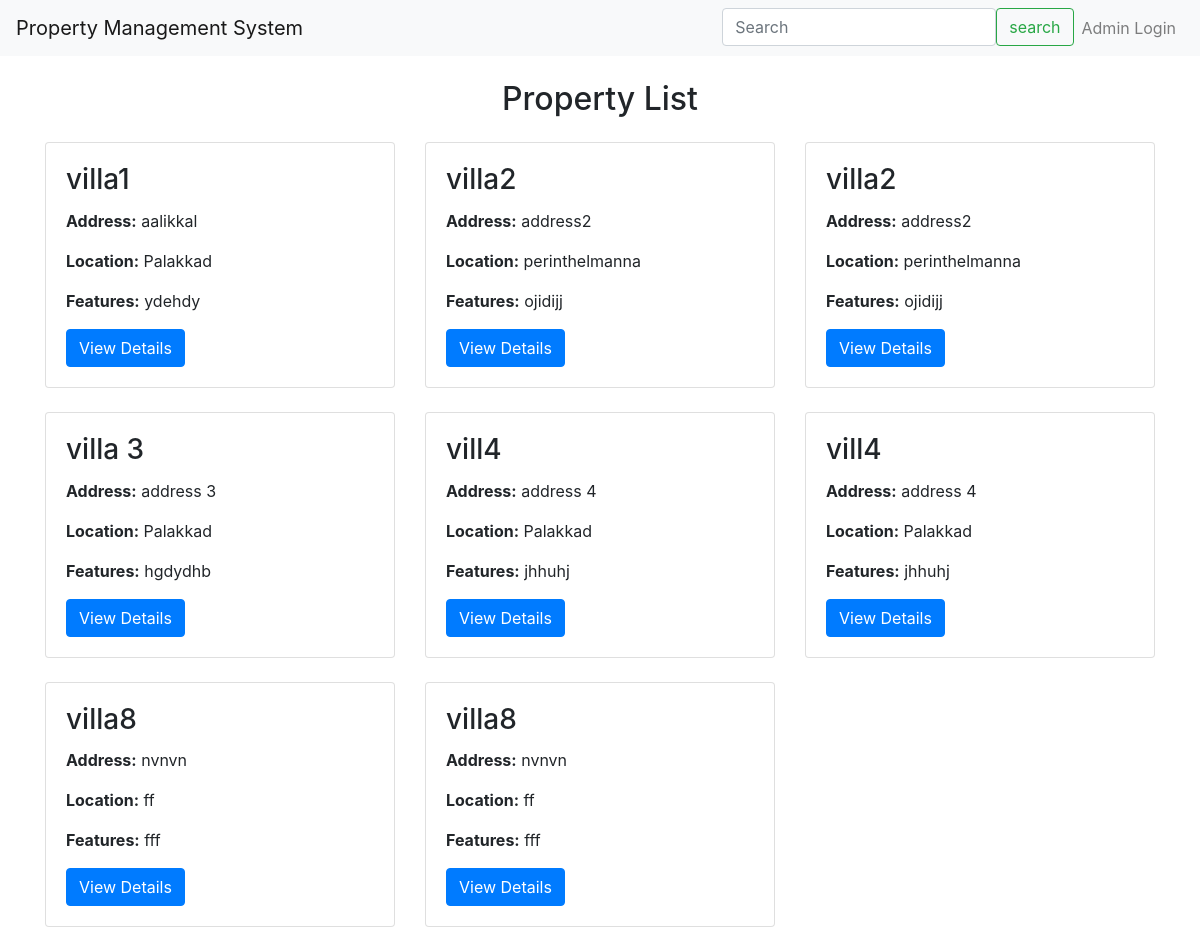
The page / on the database its author committed.
### property_management/models.py (models this page shows, shortened)
class Property(models.Model):
    name = models.CharField(max_length=100)
    address = models.TextField()
    location = models.CharField(max_length=100)
    features = models.TextField()

### property_management/views.py (the view)
# urls.py: path('', property_list, name='property_list'),
def property_list(request):
    properties = Property.objects.all()
    return render(request, 'property_list.html', {'properties': properties})

### templates/property_list.html (shortened to what this page needs)
{% extends 'base.html' %}
{% block content %}
<h2 class="mt-4 mb-4"><center>Property List</center></h2>
  <div class="container">
    <div class="row">
      {% for property in properties %}
        <div class="col-md-4">
          <div class="card mb-4">
            <div class="card-body">
              <h3 class="card-title">{{ property.name }}</h3>
              <p class="card-text"><strong>Address:</strong> {{ property.address }}</p>
              <p class="card-text"><strong>Location:</strong> {{ property.location }}</p>
              <p class="card-text"><strong>Features:</strong> {{ property.features }}</p>
              <a href="{% url 'property_detail' property.id %}" class="btn btn-primary">View Details</a>
            </div>
          </div>
        </div>
      {% endfor %}
    </div>
  </div>
{% endblock %}

### templates/base.html (shortened to what this page needs)
<!DOCTYPE html>
<html lang="en">
<head>
    <link rel="stylesheet" href="https://stackpath.bootstrapcdn.com/bootstrap/4.5.2/css/bootstrap.min.css">
</head>
<body>
    <nav class="navbar navbar-expand-lg navbar-light bg-light">
        <a class="navbar-brand" href="{% url 'property_list' %}">Property Management System</a>
        <div class="collapse navbar-collapse" id="navbarNav">
            <ul class="navbar-nav ml-auto">
                <li class="nav-item">
                     <form class="d-flex"  action="{% url 'search_properties' %}" method="get">
        <input class="form-control me-2" type="search" placeholder="Search" name="q" aria-label="Search">
        <button class="btn btn-outline-success" type="submit">search</button>
      </form>
                </li>
                <li class="nav-item">
                    {% if user.is_authenticated and user.is_staff %}
                    <li class="nav-item">
                        <a class="nav-link" href="{% url 'add_property' %}">Create Property</a>
                    </li>
                                <li class="nav-item">
                  <a class="nav-link" href="{% url 'tenant_list' %}">Tenant List</a>
                    </li>
                <li class="nav-item">
                    <a class="nav-link" href="{% url 'tenant_create' %}">Create Tenant Profile</a>
                </li>
                  <li class="nav-item">
                        <a class="nav-link" href="{% url 'credentials:logout' %}">Admin Logout</a>
                    </li>
                {% else %}
                    <li class="nav-item">
                        <a class="nav-link" href="{% url 'credentials:login' %}">Admin Login</a>
                    </li>
                {% endif %}
            </ul>
        </div>
    </nav>
    <main>
        {% block content %}{% endblock %}
    </main>
</body>
</html>

### rows shown on the page
Property: name "villa1", address "aalikkal", location "Palakkad", features "ydehdy"
Property: name "villa2", address "address2", location "perinthelmanna", features "ojidijj"
Property: name "villa2", address "address2", location "perinthelmanna", features "ojidijj"
Property: name "villa 3", address "address 3", location "Palakkad", features "hgdydhb"
Property: name "vill4", address "address 4", location "Palakkad", features "jhhuhj"
Property: name "vill4", address "address 4", location "Palakkad", features "jhhuhj"
Property: name "villa8", address "nvnvn", location "ff", features "fff"
Property: name "villa8", address "nvnvn", location "ff", features "fff"
